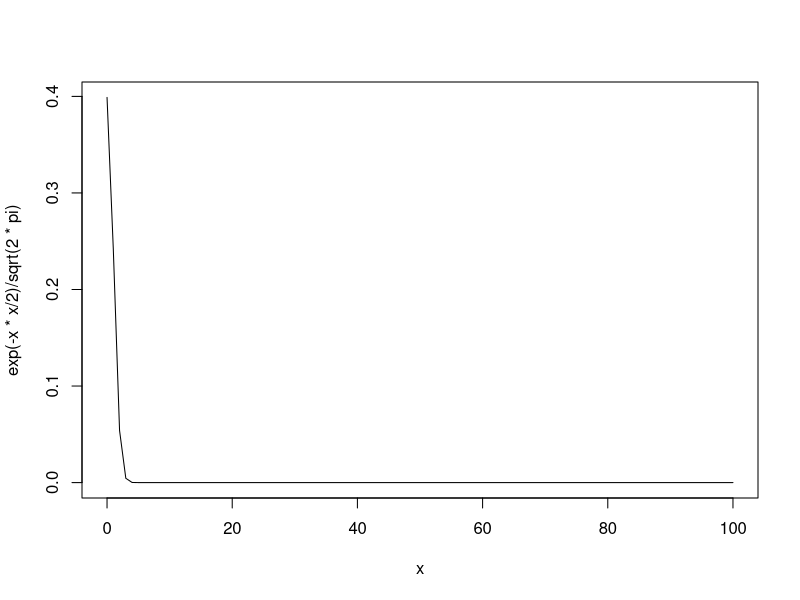

Here is the R script that generated this plot:
#!/usr/bin/env Rscript

## PROBA-STAT: TP 1

## 9.2 Données : les charger, les créer, les manipuler

# 9.2.2
taille <- c(168, 175, 172, 183)
poids <- c(67, 75, 69, 81)

table <- data.frame(taille=taille, poids=poids)
print("9.2.2 Data table: ")
print(table)

#9.2.3.a
x <- 1:20
print("9.2.3.a 1..20 Sequence: ")
print(x)

#9.2.3.b
y <- seq(from=1, to=10, by=0.5)
print("9.2.3.b 1..10 Sequence by 0.5: ")
print(y)

#9.2.3.c
z <- seq(from=2, to=2, length.out=12)
print("9.2.3.c 2 reapeated 12 times: ")
print(z)

#9.2.3.d
a_seq <- LETTERS[seq(from=1, to=1, length.out=20)]
b_seq <- LETTERS[seq(from=2, to=2, length.out=20)]
abc_seq <- LETTERS[seq(from=1, to=3, length.out=20)]
print("9.2.3.d  Sequences of letters: ")
print(a_seq)
print(b_seq)
print(abc_seq)



# 9.2.4 Nombres aléatoires

# 9.2.4.a
first_sample <- sample(c(0, 1), size=1, replace=FALSE)


# 9.2.4.b Wrapping the Bernoulli sampling in a function
bernoulli <- function( n ){
	return (rbinom(n, size=1, prob=0.5))
}

bernoulli_seq = bernoulli(100)

print("The Bernoulli trial  : ")
print(bernoulli_seq)

# 9.2.5 Creating a matrix and extracting data
values <- 1:30 # matrix values 
A = matrix(values, nrow=10, ncol=3)
B = A[8:10,] # extracting the last three columns

print("The matrix: ")
print(A)
print("The last three columns")
print(B)


# Des données aux graphiques:

# Jeu de Pile ou face
# pile - 1
# face - 0
jeu <- sample(c(1, 0), size=1000, replace=TRUE, prob=c( 0.25, 0.75))
moyenne <- mean(jeu)
# ? hist?


# graphiques
curve(exp(-x*x/2)/sqrt(2*pi), from=0, to=100)
